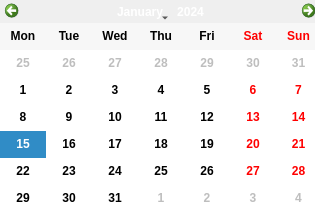
<?xml version="1.0" encoding="UTF-8"?>
<ui version="4.0">
 <class>dlgCalendar</class>
 <widget class="QDialog" name="dlgCalendar">
  <property name="windowModality">
   <enum>Qt::ApplicationModal</enum>
  </property>
  <property name="geometry">
   <rect>
    <x>0</x>
    <y>0</y>
    <width>315</width>
    <height>211</height>
   </rect>
  </property>
  <property name="font">
   <font>
    <weight>75</weight>
    <bold>true</bold>
   </font>
  </property>
  <property name="windowTitle">
   <string>Seleccione Fecha</string>
  </property>
  <property name="windowIcon">
   <iconset>
    <normaloff>img/calendar.png</normaloff>img/calendar.png</iconset>
  </property>
  <widget class="QCalendarWidget" name="calendarWidget">
   <property name="geometry">
    <rect>
     <x>0</x>
     <y>0</y>
     <width>321</width>
     <height>211</height>
    </rect>
   </property>
   <property name="tabletTracking">
    <bool>false</bool>
   </property>
   <property name="styleSheet">
    <string notr="true">border-color: rgb(0, 0, 0);</string>
   </property>
   <property name="horizontalHeaderFormat">
    <enum>QCalendarWidget::ShortDayNames</enum>
   </property>
   <property name="verticalHeaderFormat">
    <enum>QCalendarWidget::NoVerticalHeader</enum>
   </property>
  </widget>
 </widget>
 <resources/>
 <connections/>
</ui>
